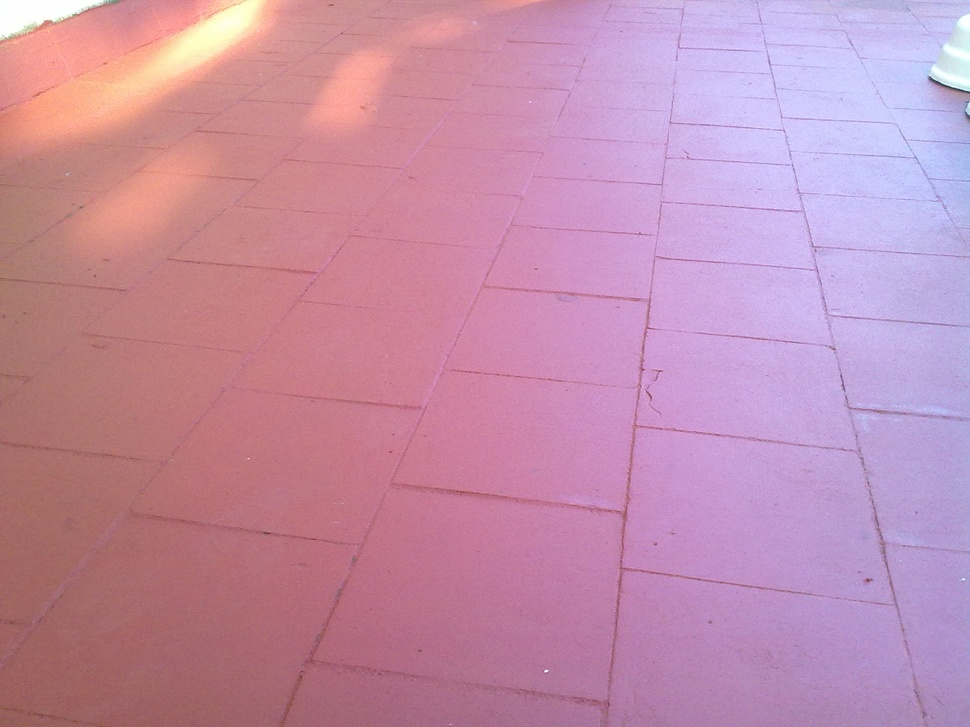
//> input picture Fotos/23022010017.jpg, 970 x 727 px, shrunk from 2048 x 1536 before the run
$ ./compareByHueBackProjection ../../../../../Fotos/23022010017.jpg '../../../../../Fotos/23022010018 (Large).jpg'   (built with g++ and OpenCV 4)
//> lines starting //> are read from the running program, lines starting //| are printed output that depends on the picture
//      compareByBackProjection.cpp
//
//      Copyright 2010 dnul <dnul@alu.itba.edu.ar>
//


#include <opencv/cv.h>
#include <opencv/highgui.h>
#include <stdio.h>
#include "2dhist.c"

int main(int argc, char** argv)
{
	//image to search
    IplImage* src;
    //test Image to find
    IplImage* test;

    if( argc == 3 && (src=cvLoadImage(argv[1], 1))!= 0 && (test=cvLoadImage(argv[2], 1))!= 0){
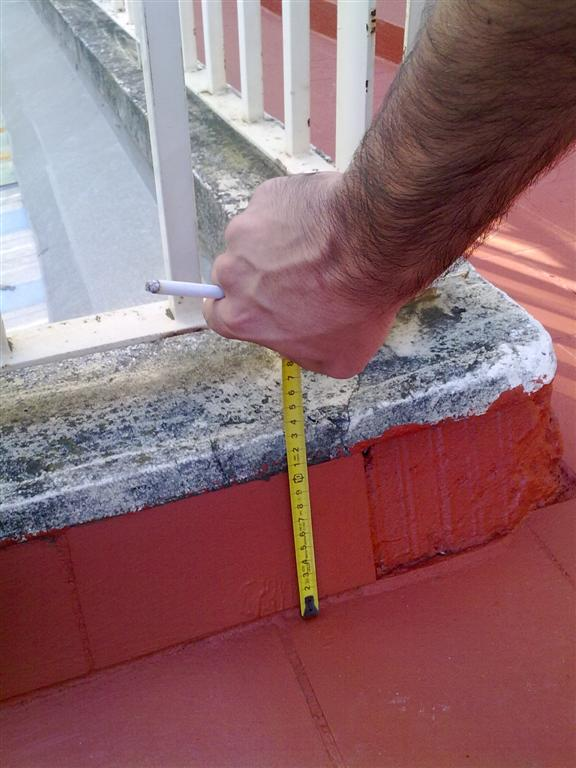
//> input picture Fotos/23022010018 (Large).jpg, 576 x 768 px
//> src is the input picture: 727 rows x 970 cols, CV_8UC3; mean B, G, R 169.9, 142.4, 195.3
//> test is the input picture: 768 rows x 576 cols, CV_8UC3; mean B, G, R 109.6, 104.2, 142.3

		CvSize backProjectionSize = cvSize(src->width - test->width +1,src->height - test->height +1);
//> backProjectionSize = Size(395, -40)
		CvSize patchSize = cvGetSize(test);
//> patchSize = Size(576, 768)

		//Precision variables
		int hist_Hue_bins=32;
		float histogramNormalizationFactor=1.0;

		IplImage* testHistogramImage;
		//convert the image to HSV
		IplImage* h_plane = cvCreateImage( cvGetSize(src), 8, 1 );
		IplImage* s_plane = cvCreateImage( cvGetSize(src), 8, 1 );
		IplImage* v_plane = cvCreateImage( cvGetSize(src), 8, 1 );
		IplImage* planes[] = { h_plane, s_plane };
		IplImage* hsv = cvCreateImage( cvGetSize(src), 8, 3 );

		cvCvtColor( src, hsv, CV_BGR2HSV );
//> hsv: 727 rows x 970 cols, CV_8UC3; mean H, S, V 125.4, 79.9, 203.8
		cvCvtPixToPlane( hsv, h_plane, s_plane, v_plane, 0 );
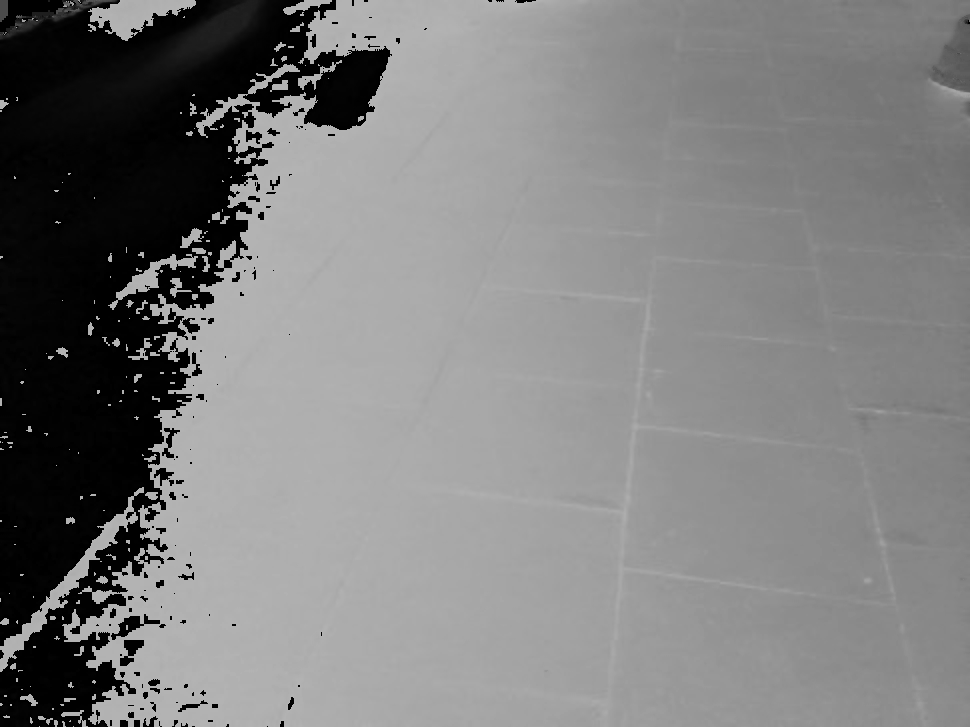
//> h_plane: 727 rows x 970 cols, CV_8UC1; min 0, max 179, mean 125.4
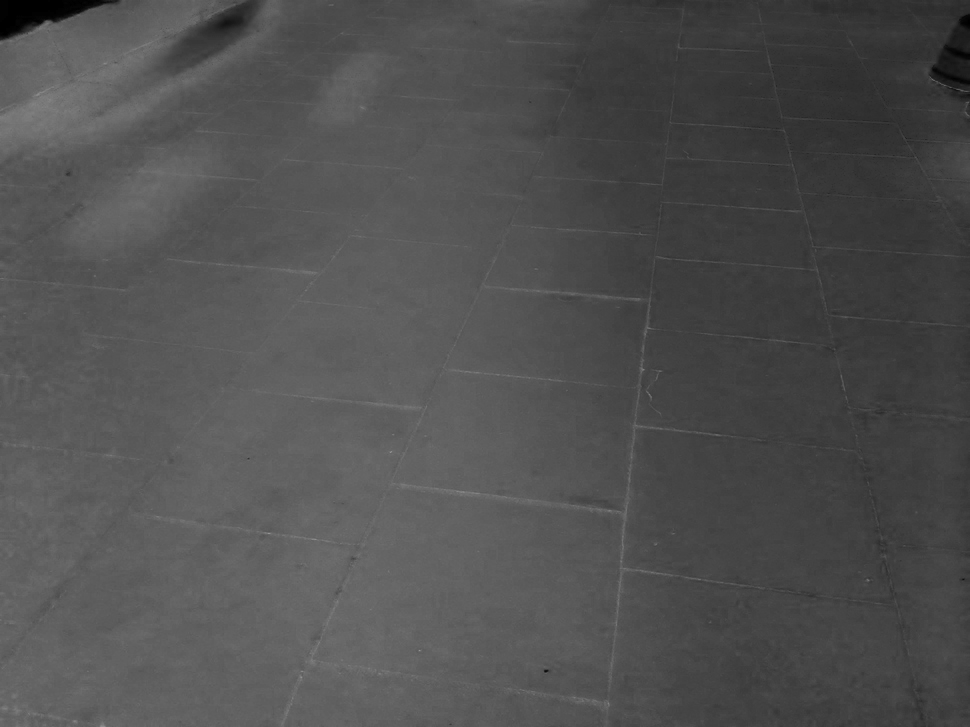
//> s_plane: 727 rows x 970 cols, CV_8UC1; min 0, max 149, mean 79.9
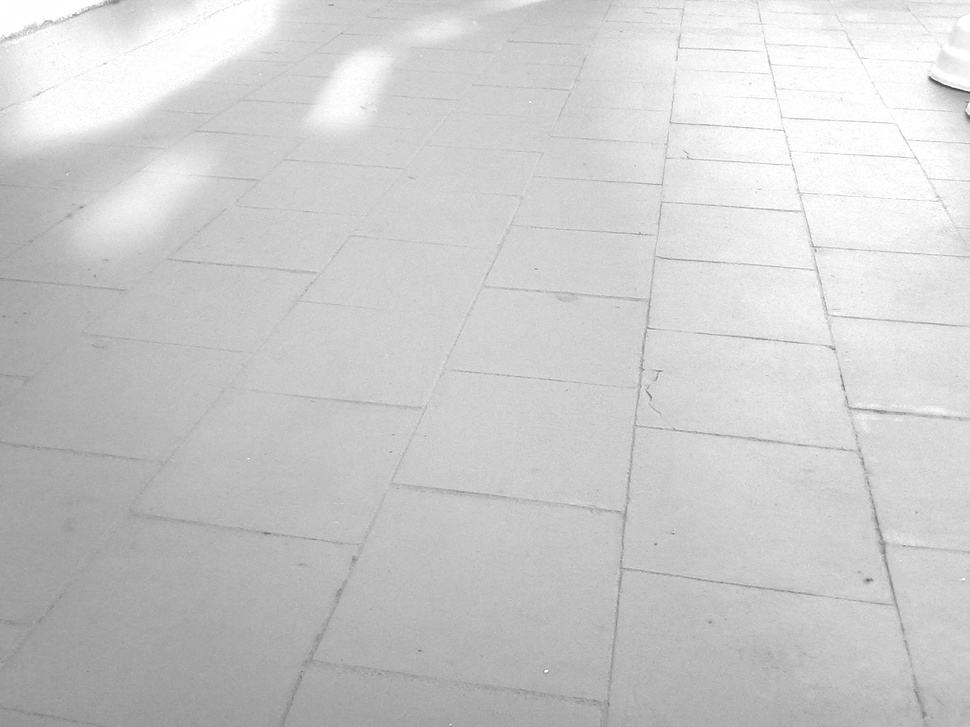
//> v_plane: 727 rows x 970 cols, CV_8UC1; min 61, max 255, mean 203.8

		//output image
//> (the run ends here: the program stops with an error, at `IplImage * backProjection = cvCreateImage(backProjectionSize, 32, 1 );`)
